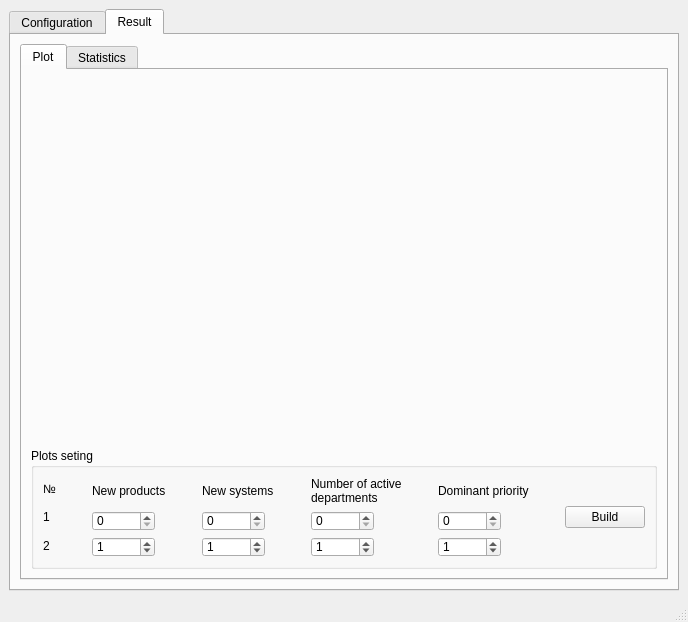
<?xml version="1.0" encoding="UTF-8"?>
<ui version="4.0">
 <class>MainWindow</class>
 <widget class="QMainWindow" name="MainWindow">
  <property name="geometry">
   <rect>
    <x>0</x>
    <y>0</y>
    <width>688</width>
    <height>622</height>
   </rect>
  </property>
  <property name="windowTitle">
   <string>Simulator</string>
  </property>
  <widget class="QWidget" name="centralwidget">
   <layout class="QVBoxLayout" name="verticalLayout">
    <item>
     <widget class="QTabWidget" name="tabWidget">
      <property name="currentIndex">
       <number>1</number>
      </property>
      <widget class="QWidget" name="tab">
       <attribute name="title">
        <string>Configuration</string>
       </attribute>
       <layout class="QHBoxLayout" name="horizontalLayout">
        <item>
         <widget class="QFrame" name="frame_2">
          <property name="frameShape">
           <enum>QFrame::StyledPanel</enum>
          </property>
          <property name="frameShadow">
           <enum>QFrame::Raised</enum>
          </property>
          <layout class="QVBoxLayout" name="verticalLayout_3" stretch="0,1,0,0">
           <item>
            <widget class="QGroupBox" name="groupBox_6">
             <property name="title">
              <string>Load data</string>
             </property>
             <layout class="QVBoxLayout" name="verticalLayout_7">
              <item>
               <layout class="QHBoxLayout" name="horizontalLayout_16">
                <item>
                 <widget class="QRadioButton" name="excel_radioButton">
                  <property name="text">
                   <string>Excel file</string>
                  </property>
                  <property name="checked">
                   <bool>true</bool>
                  </property>
                 </widget>
                </item>
                <item>
                 <widget class="QRadioButton" name="csv_radioButton">
                  <property name="text">
                   <string>Csv file</string>
                  </property>
                 </widget>
                </item>
                <item>
                 <spacer name="horizontalSpacer_4">
                  <property name="orientation">
                   <enum>Qt::Horizontal</enum>
                  </property>
                  <property name="sizeHint" stdset="0">
                   <size>
                    <width>40</width>
                    <height>20</height>
                   </size>
                  </property>
                 </spacer>
                </item>
                <item>
                 <widget class="QPushButton" name="load_pushButton">
                  <property name="text">
                   <string>Load file</string>
                  </property>
                 </widget>
                </item>
               </layout>
              </item>
             </layout>
            </widget>
           </item>
           <item>
            <widget class="QGroupBox" name="groupBox">
             <property name="enabled">
              <bool>true</bool>
             </property>
             <property name="title">
              <string>Data</string>
             </property>
             <layout class="QVBoxLayout" name="verticalLayout_18" stretch="0">
              <item>
               <widget class="QGroupBox" name="groupBox_3">
                <property name="enabled">
                 <bool>true</bool>
                </property>
                <property name="title">
                 <string>Product selection</string>
                </property>
                <layout class="QHBoxLayout" name="horizontalLayout_15">
                 <item>
                  <layout class="QHBoxLayout" name="horizontalLayout_3" stretch="0,1">
                   <item>
                    <widget class="QLabel" name="label">
                     <property name="text">
                      <string>Betroffenes System</string>
                     </property>
                    </widget>
                   </item>
                   <item>
                    <widget class="QComboBox" name="systems_comboBox">
                     <property name="enabled">
                      <bool>true</bool>
                     </property>
                     <property name="editable">
                      <bool>false</bool>
                     </property>
                     <property name="currentText">
                      <string/>
                     </property>
                    </widget>
                   </item>
                  </layout>
                 </item>
                 <item>
                  <layout class="QHBoxLayout" name="horizontalLayout_7" stretch="0,1">
                   <item>
                    <widget class="QLabel" name="label_2">
                     <property name="enabled">
                      <bool>true</bool>
                     </property>
                     <property name="text">
                      <string>Product (ZK2)</string>
                     </property>
                    </widget>
                   </item>
                   <item>
                    <widget class="QComboBox" name="product_comboBox">
                     <property name="enabled">
                      <bool>true</bool>
                     </property>
                    </widget>
                   </item>
                  </layout>
                 </item>
                </layout>
               </widget>
              </item>
             </layout>
            </widget>
           </item>
           <item>
            <widget class="QGroupBox" name="groupBox_2">
             <property name="enabled">
              <bool>true</bool>
             </property>
             <property name="title">
              <string>Models</string>
             </property>
             <layout class="QHBoxLayout" name="horizontalLayout_17">
              <item>
               <widget class="QCheckBox" name="xgboost_checkBox">
                <property name="text">
                 <string>XGBoost </string>
                </property>
                <property name="checked">
                 <bool>true</bool>
                </property>
               </widget>
              </item>
              <item>
               <widget class="QCheckBox" name="catboost_checkBox">
                <property name="enabled">
                 <bool>false</bool>
                </property>
                <property name="text">
                 <string>CatBoost</string>
                </property>
               </widget>
              </item>
             </layout>
            </widget>
           </item>
           <item>
            <layout class="QHBoxLayout" name="horizontalLayout_2">
             <item>
              <spacer name="horizontalSpacer">
               <property name="orientation">
                <enum>Qt::Horizontal</enum>
               </property>
               <property name="sizeHint" stdset="0">
                <size>
                 <width>40</width>
                 <height>20</height>
                </size>
               </property>
              </spacer>
             </item>
             <item>
              <widget class="QPushButton" name="pushButton_star_modeling">
               <property name="enabled">
                <bool>true</bool>
               </property>
               <property name="text">
                <string>Start modeling</string>
               </property>
              </widget>
             </item>
            </layout>
           </item>
          </layout>
         </widget>
        </item>
       </layout>
      </widget>
      <widget class="QWidget" name="tab_2">
       <attribute name="title">
        <string>Result</string>
       </attribute>
       <layout class="QVBoxLayout" name="verticalLayout_2">
        <item>
         <widget class="QTabWidget" name="tabWidget_2">
          <property name="enabled">
           <bool>true</bool>
          </property>
          <property name="currentIndex">
           <number>0</number>
          </property>
          <widget class="QWidget" name="tab_3">
           <attribute name="title">
            <string>Plot</string>
           </attribute>
           <layout class="QVBoxLayout" name="verticalLayout_11" stretch="1,0">
            <item>
             <widget class="QWidget" name="widget" native="true"/>
            </item>
            <item>
             <widget class="QGroupBox" name="groupBox_5">
              <property name="title">
               <string>Plots seting</string>
              </property>
              <layout class="QHBoxLayout" name="horizontalLayout_4" stretch="0,0,1,0,1,0,1,0,1,0,0">
               <item>
                <layout class="QVBoxLayout" name="verticalLayout_5">
                 <item>
                  <widget class="QLabel" name="label_3">
                   <property name="text">
                    <string>№</string>
                   </property>
                  </widget>
                 </item>
                 <item>
                  <widget class="QLabel" name="label_9">
                   <property name="text">
                    <string>1</string>
                   </property>
                  </widget>
                 </item>
                 <item>
                  <widget class="QLabel" name="label_10">
                   <property name="text">
                    <string>2</string>
                   </property>
                  </widget>
                 </item>
                </layout>
               </item>
               <item>
                <spacer name="horizontalSpacer_2">
                 <property name="orientation">
                  <enum>Qt::Horizontal</enum>
                 </property>
                 <property name="sizeHint" stdset="0">
                  <size>
                   <width>40</width>
                   <height>20</height>
                  </size>
                 </property>
                </spacer>
               </item>
               <item>
                <layout class="QVBoxLayout" name="verticalLayout_6">
                 <item>
                  <widget class="QLabel" name="label_4">
                   <property name="text">
                    <string>New products</string>
                   </property>
                  </widget>
                 </item>
                 <item>
                  <widget class="QSpinBox" name="product_spinBox">
                   <property name="enabled">
                    <bool>true</bool>
                   </property>
                   <property name="maximumSize">
                    <size>
                     <width>63</width>
                     <height>20</height>
                    </size>
                   </property>
                  </widget>
                 </item>
                 <item>
                  <widget class="QSpinBox" name="product_spinBox_2">
                   <property name="enabled">
                    <bool>true</bool>
                   </property>
                   <property name="maximumSize">
                    <size>
                     <width>63</width>
                     <height>20</height>
                    </size>
                   </property>
                   <property name="value">
                    <number>1</number>
                   </property>
                  </widget>
                 </item>
                </layout>
               </item>
               <item>
                <spacer name="horizontalSpacer_3">
                 <property name="orientation">
                  <enum>Qt::Horizontal</enum>
                 </property>
                 <property name="sizeHint" stdset="0">
                  <size>
                   <width>40</width>
                   <height>20</height>
                  </size>
                 </property>
                </spacer>
               </item>
               <item>
                <layout class="QVBoxLayout" name="verticalLayout_8">
                 <item>
                  <widget class="QLabel" name="label_5">
                   <property name="text">
                    <string>New systems</string>
                   </property>
                  </widget>
                 </item>
                 <item>
                  <widget class="QSpinBox" name="systems_spinBox">
                   <property name="enabled">
                    <bool>true</bool>
                   </property>
                   <property name="maximumSize">
                    <size>
                     <width>63</width>
                     <height>20</height>
                    </size>
                   </property>
                  </widget>
                 </item>
                 <item>
                  <widget class="QSpinBox" name="systems_spinBox_2">
                   <property name="enabled">
                    <bool>true</bool>
                   </property>
                   <property name="maximumSize">
                    <size>
                     <width>63</width>
                     <height>20</height>
                    </size>
                   </property>
                   <property name="value">
                    <number>1</number>
                   </property>
                  </widget>
                 </item>
                </layout>
               </item>
               <item>
                <spacer name="horizontalSpacer_5">
                 <property name="orientation">
                  <enum>Qt::Horizontal</enum>
                 </property>
                 <property name="sizeHint" stdset="0">
                  <size>
                   <width>40</width>
                   <height>20</height>
                  </size>
                 </property>
                </spacer>
               </item>
               <item>
                <layout class="QVBoxLayout" name="verticalLayout_9">
                 <item>
                  <widget class="QLabel" name="label_6">
                   <property name="text">
                    <string>Number of active 
departments</string>
                   </property>
                  </widget>
                 </item>
                 <item>
                  <widget class="QSpinBox" name="department_spinBox">
                   <property name="enabled">
                    <bool>true</bool>
                   </property>
                   <property name="maximumSize">
                    <size>
                     <width>63</width>
                     <height>20</height>
                    </size>
                   </property>
                  </widget>
                 </item>
                 <item>
                  <widget class="QSpinBox" name="department_spinBox_2">
                   <property name="enabled">
                    <bool>true</bool>
                   </property>
                   <property name="maximumSize">
                    <size>
                     <width>63</width>
                     <height>20</height>
                    </size>
                   </property>
                   <property name="value">
                    <number>1</number>
                   </property>
                  </widget>
                 </item>
                </layout>
               </item>
               <item>
                <spacer name="horizontalSpacer_6">
                 <property name="orientation">
                  <enum>Qt::Horizontal</enum>
                 </property>
                 <property name="sizeHint" stdset="0">
                  <size>
                   <width>40</width>
                   <height>20</height>
                  </size>
                 </property>
                </spacer>
               </item>
               <item>
                <layout class="QVBoxLayout" name="verticalLayout_10">
                 <item>
                  <widget class="QLabel" name="label_7">
                   <property name="text">
                    <string>Dominant priority</string>
                   </property>
                  </widget>
                 </item>
                 <item>
                  <widget class="QSpinBox" name="priority_spinBox">
                   <property name="enabled">
                    <bool>true</bool>
                   </property>
                   <property name="maximumSize">
                    <size>
                     <width>63</width>
                     <height>20</height>
                    </size>
                   </property>
                  </widget>
                 </item>
                 <item>
                  <widget class="QSpinBox" name="priority_spinBox_2">
                   <property name="enabled">
                    <bool>true</bool>
                   </property>
                   <property name="maximumSize">
                    <size>
                     <width>63</width>
                     <height>20</height>
                    </size>
                   </property>
                   <property name="value">
                    <number>1</number>
                   </property>
                  </widget>
                 </item>
                </layout>
               </item>
               <item>
                <spacer name="horizontalSpacer_7">
                 <property name="orientation">
                  <enum>Qt::Horizontal</enum>
                 </property>
                 <property name="sizeHint" stdset="0">
                  <size>
                   <width>40</width>
                   <height>20</height>
                  </size>
                 </property>
                </spacer>
               </item>
               <item>
                <widget class="QPushButton" name="pushButton_2">
                 <property name="text">
                  <string>Build</string>
                 </property>
                </widget>
               </item>
              </layout>
             </widget>
            </item>
           </layout>
          </widget>
          <widget class="QWidget" name="tab_4">
           <property name="enabled">
            <bool>false</bool>
           </property>
           <attribute name="title">
            <string>Statistics</string>
           </attribute>
          </widget>
         </widget>
        </item>
       </layout>
      </widget>
     </widget>
    </item>
   </layout>
  </widget>
  <widget class="QMenuBar" name="menubar">
   <property name="geometry">
    <rect>
     <x>0</x>
     <y>0</y>
     <width>688</width>
     <height>21</height>
    </rect>
   </property>
  </widget>
  <widget class="QStatusBar" name="statusbar"/>
 </widget>
 <resources/>
 <connections/>
</ui>
